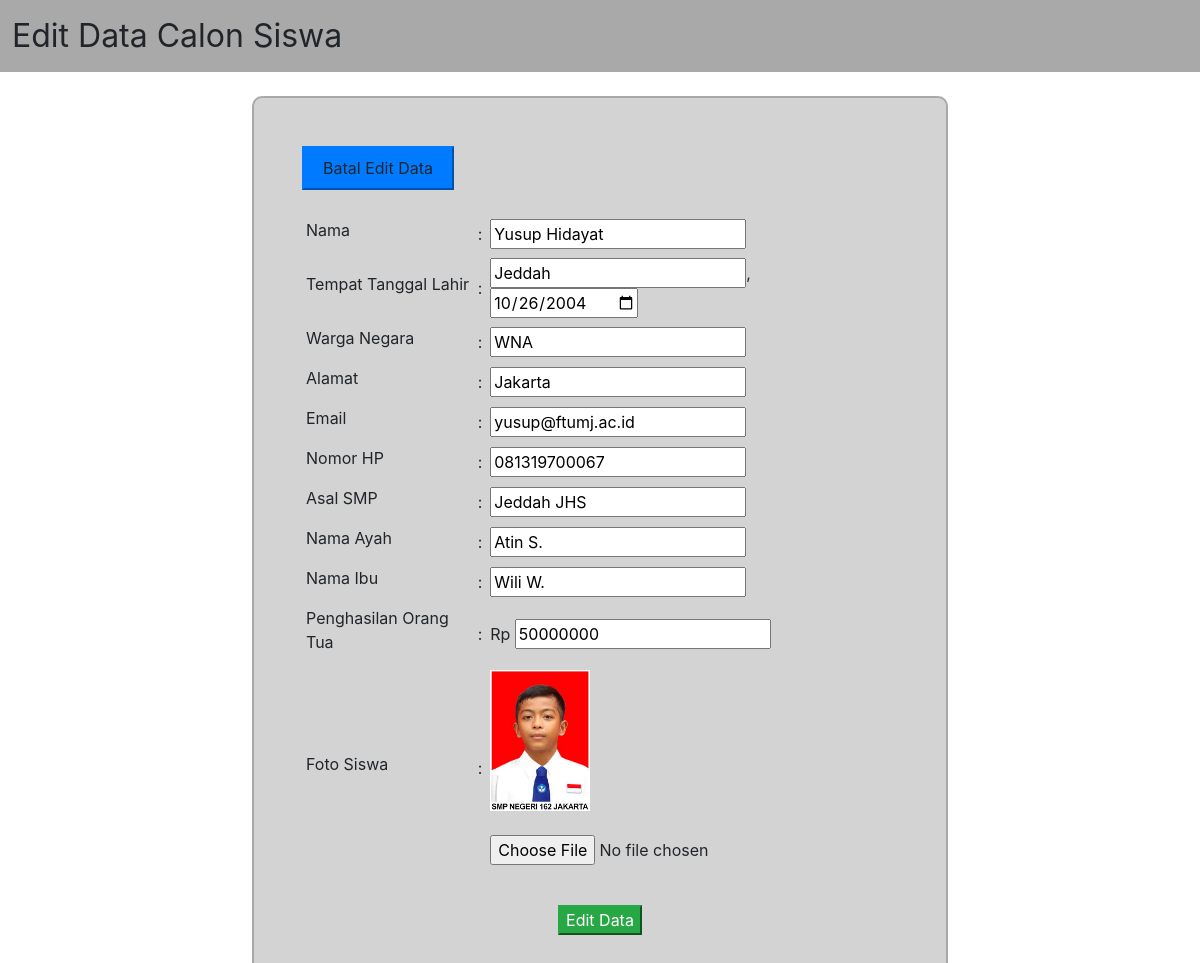
The page /edit.php?id=3 on the database its author committed.
### tables this page shows
CREATE TABLE `calonsiswa` (
  `id` int(11) NOT NULL,
  `nama` varchar(60) NOT NULL,
  `tempatlahir` varchar(60) NOT NULL,
  `tanggallahir` date NOT NULL,
  `warganegara` char(3) NOT NULL,
  `alamat` varchar(120) NOT NULL,
  `email` varchar(60) NOT NULL,
  `nomorhp` varchar(12) NOT NULL,
  `asalsmp` varchar(60) NOT NULL,
  `namaayah` varchar(60) NOT NULL,
  `namaibu` varchar(60) NOT NULL,
  `penghasilanortu` int(11) NOT NULL,
  `fotosiswa` varchar(200) NOT NULL
);

### Function/functions.php (called while the page is built, shortened)
<?php
	$conn = mysqli_connect("localhost", "root", "", "tugaspraktik");
	function query($query) {
		global $conn;
		$result = mysqli_query($conn, $query);
		$rows = [];
		while ($row = mysqli_fetch_assoc($result)) {
			$rows[] = $row;
		}
		return $rows;
	}
?>

### edit.php (the view, shortened to what this page needs)
<?php
	require 'Function/functions.php';
	$id = $_GET["id"];
	$clnsiswa = query("SELECT * FROM calonsiswa WHERE id = $id")[0];
?>
<!DOCTYPE html>
<html>
<head>
	<link rel="stylesheet" href="Style/bootstrap/css/bootstrap.min.css">
</head>
<body>
	<div id="header">
		Edit Data Calon Siswa
	</div>
	<br>
 	<div id="formedit">
 	<button class="btn-primary">
 		<a class="btn" href="admin.php">Batal Edit Data</a>
 	</button>
 	<br>
 	<br>
 	<form action="" method="post" enctype="multipart/form-data">
 		<table border="0" cellspacing="0" cellpadding="4">
 			<tr>
 				<td><label for="nama">Nama</label></td>
 				<td> : </td>
 				<td><input type="text" name="nama" id="nama" value="<?= $clnsiswa["nama"]; ?>"></td>
 			</tr>
 			<tr>
 				<td><label for="tempatlahir">Tempat Tanggal Lahir</label></td>
 				<td> : </td>
 				<td>
 					<input type="text" name="tempatlahir" id="tempatlahir" value="<?= $clnsiswa["tempatlahir"]; ?>">,
 					<input type="date" name="tanggallahir" value="<?= $clnsiswa["tanggallahir"]; ?>">
 				</td>
 			</tr>
 			<tr>
 				<td><label for="warganegara">Warga Negara</label></td>
 				<td> : </td>
 				<td><input type="text" name="warganegara" id="warganegara" value="<?= $clnsiswa["warganegara"]; ?>"></td>
 			</tr>
 			<tr>
 				<td><label for="alamat">Alamat</label></td>
 				<td> : </td>
 				<td><input type="text" name="alamat" id="alamat" value="<?= $clnsiswa["alamat"]; ?>"></td>
 			</tr>
 			<tr>
 				<td><label for="email">Email</label></td>
 				<td> : </td>
 				<td><input type="text" name="email" id="email" value="<?= $clnsiswa["email"]; ?>"></td>
 			</tr>
 			<tr>
 				<td><label for="nomorhp">Nomor HP</label></td>
 				<td> : </td>
 				<td><input type="text" name="nomorhp" id="nomorhp" value="<?= $clnsiswa["nomorhp"]; ?>"></td>
 			</tr>
 			<tr>
 				<td><label for="asalsmp">Asal SMP</label></td>
 				<td> : </td>
 				<td><input type="text" name="asalsmp" id="asalsmp" value="<?= $clnsiswa["asalsmp"]; ?>"></td>
 			</tr>
 			<tr>
 				<td><label for="namaayah">Nama Ayah</label></td>
 				<td> : </td>
 				<td><input type="text" name="namaayah" id="namaayah" value="<?= $clnsiswa["namaayah"]; ?>"></td>
 			</tr>
 			<tr>
 				<td><label for="namaibu">Nama Ibu</label></td>
 				<td> : </td>
 				<td><input type="text" name="namaibu" id="namaibu" value="<?= $clnsiswa["namaibu"]; ?>"></td>
 			</tr>
 			<tr>
 				<td><label for="penghasilanortu">Penghasilan Orang Tua</label></td>
 				<td> : </td>
 				<td>Rp <input type="text" name="penghasilanortu" id="penghasilanortu" value="<?= $clnsiswa["penghasilanortu"]; ?>"></td>
 			</tr>
 			<tr>
 				<td><label for="fotosiswa">Foto Siswa</label></td>
 				<td> : </td>
 				<td>
 					<img src="FotoSiswa/<?= $clnsiswa["fotosiswa"] ?>">
 					<br>
 					<br>
 					<input type="file" name="fotosiswa" id="fotosiswa">
 				</td>
 			</tr>
 			<tr>
 				<td colspan="3" style="text-align: center; padding-top: 6%;">
 					<button class="btn-success" type="submit" name="submit">Edit Data</button>
 				</td>
 			</tr>
 		</table>
 	</form>
 	</div>
</body>
</html>

### edit.php (style rules this page uses)
table { width: 100%; }
.btn { text-decoration: none; }
img { width: 100px; }
#header { background: DarkGray; font-size: 200%; padding: 1%; }
#formedit { background: LightGray; width: 58%; padding: 4%; margin: auto; border-radius: 10px; border: 2px solid DarkGray; }

### rows shown on the page
calonsiswa: nama "Yusup Hidayat", tempatlahir "Jeddah", tanggallahir "10/26/2004", warganegara "WNA", alamat "Jakarta", email "yusup@ftumj.ac.id", nomorhp "081319700067", asalsmp "Jeddah JHS", namaayah "Atin S.", namaibu "Wili W.", penghasilanortu "50000000", fotosiswa (picture)
